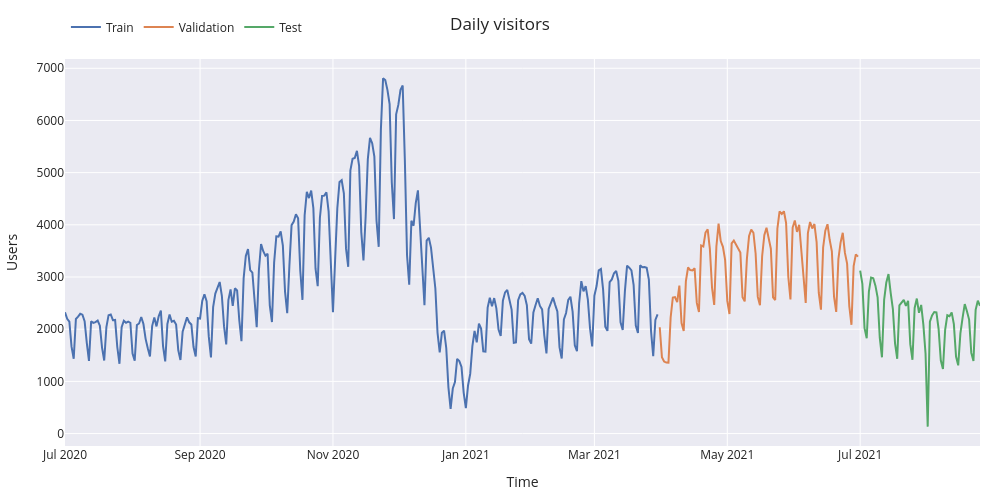

Here is the notebook cell this chart was saved with:
### Code cell
# Interactive plot of time series
# ==============================================================================
fig = go.Figure()
fig.add_trace(go.Scatter(x=data_train.index, y=data_train['users'], mode='lines', name='Train'))
fig.add_trace(go.Scatter(x=data_val.index, y=data_val['users'], mode='lines', name='Validation'))
fig.add_trace(go.Scatter(x=data_test.index, y=data_test['users'], mode='lines', name='Test'))
fig.update_layout(
    title  = 'Daily visitors',
    xaxis_title="Time",
    yaxis_title="Users",
    width=1000,
    height=500,
    margin=dict(l=20, r=20, t=35, b=20),
    legend=dict(orientation="h", yanchor="top", y=1.12, xanchor="left", x=0.001)
)
fig.show()
